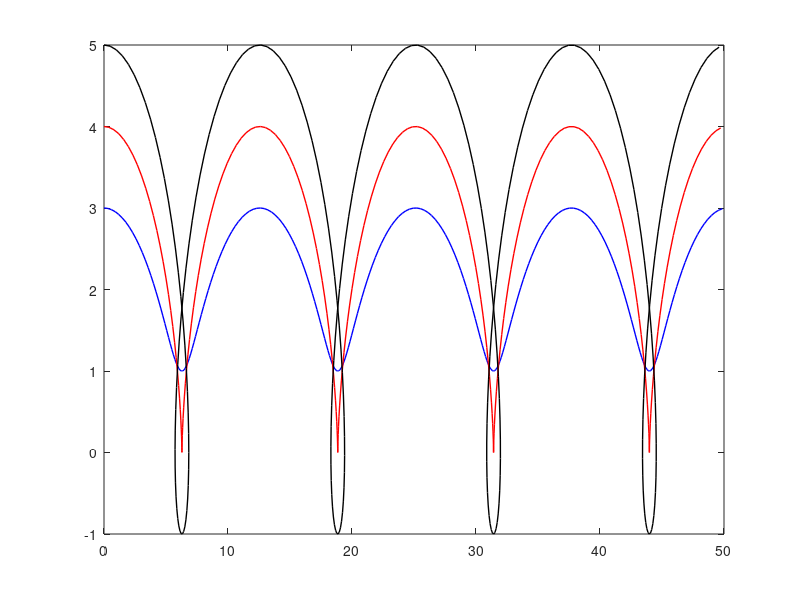

This figure's MATLAB source:
t = 0:0.1:25;
R = 2;
r = 1;
omega= 1;
x = omega*R.*t + r*sin(omega.*t);
y = R+r*cos(omega.*t);
p1 = plot(x,y);
set(p1,'Color','blue','LineWidth',1);
hold all
R = 2;
r = 2;
x = omega*R.*t + r*sin(omega.*t);
y = R+r*cos(omega.*t);
p2 = plot(x,y);
set(p2,'Color','red','LineWidth',1);
R = 2;
r = 3;
x = omega*R.*t + r*sin(omega.*t);
y = R+r*cos(omega.*t);
p3 = plot(x,y);
set(p3,'Color','black','LineWidth',1);